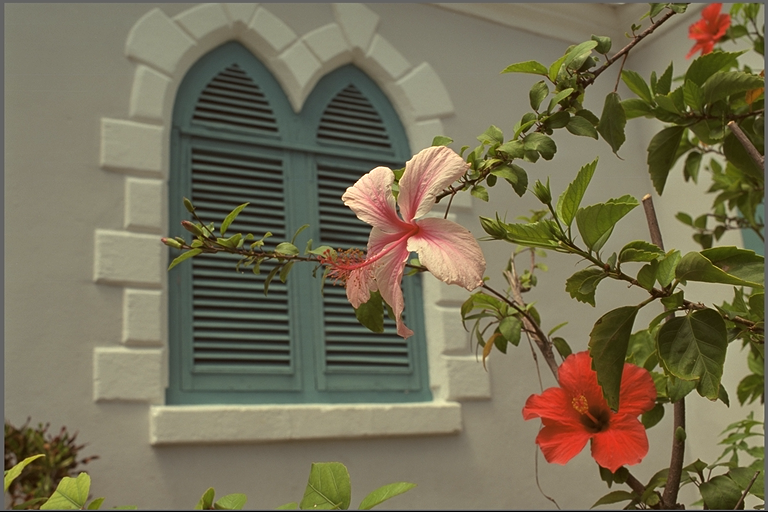
#> input picture HW4/sou1.bmp, 768 x 512 px
$ python 4107056007-04-color-transfer-info.py --source sou1.bmp --target tar1.bmp
#> lines starting #> are read from the running program, lines starting #| are printed output that depends on the picture
import numpy as np
import cv2
import argparse

src_1 = []
tar_1 = []
def color_transfer(source, target, clip=True, preserve_paper=True):
	"""
	Transfers the color distribution from the source to the target
	image using the mean and standard deviations of the L*a*b*
	color space.
	This implementation is (loosely) based on to the "Color Transfer
	between Images" paper by Reinhard et al., 2001.
	Parameters:
	-------
	source: NumPy array
		OpenCV image in BGR color space (the source image)
	target: NumPy array
		OpenCV image in BGR color space (the target image)
	clip: Should components of L*a*b* image be scaled by np.clip before
		converting back to BGR color space?
		If False then components will be min-max scaled appropriately.
		Clipping will keep target image brightness truer to the input.
		Scaling will adjust image brightness to avoid washed out portions
		in the resulting color transfer that can be caused by clipping.
	preserve_paper: Should color transfer strictly follow methodology
		layed out in original paper? The method does not always produce
		aesthetically pleasing results.
		If False then L*a*b* components will scaled using the reciprocal of
		the scaling factor proposed in the paper.  This method seems to produce
		more consistently aesthetically pleasing results
	Returns:
	-------
	transfer: NumPy array
		OpenCV image (w, h, 3) NumPy array (uint8)
	"""
	# convert the images from the RGB to L*ab* color space, being
	# sure to utilizing the floating point data type (note: OpenCV
	# expects floats to be 32-bit, so use that instead of 64-bit)
	source = cv2.cvtColor(source, cv2.COLOR_BGR2LAB).astype("float32")
	target = cv2.cvtColor(target, cv2.COLOR_BGR2LAB).astype("float32")

	# compute color statistics for the source and target images
	src = (lMeanSrc, lStdSrc, aMeanSrc, aStdSrc, bMeanSrc, bStdSrc) = image_stats(source)
	tar = (lMeanTar, lStdTar, aMeanTar, aStdTar, bMeanTar, bStdTar) = image_stats(target)

	#print(src)
	#src
	for i in range(0,len(src)):
		if i%2==0: #偶數
			src_1.append(round(src[i],4))
	for i in range(0,len(src)):
		if i%2==1: #奇數
			src_1.append(round(src[i],4))
	print("src =",src_1)
	#tar
	for i in range(0,len(src)):
		if i%2==0: #偶數
			tar_1.append(round(tar[i],4))
	for i in range(0,len(src)):
		if i%2==1: #奇數
			tar_1.append(round(tar[i],4))
	print("tar =",tar_1)

	#write_file
	'''for i in range(0,len(src_1)):
		f.write(str(src_1[i]))
	for i in tar_1:
		f.write(str(i))'''

	# subtract the means from the target image
	(l, a, b) = cv2.split(target)
	l -= lMeanTar
	a -= aMeanTar
	b -= bMeanTar

	if preserve_paper:
		# scale by the standard deviations using paper proposed factor
		l = (lStdTar / lStdSrc) * l
		a = (aStdTar / aStdSrc) * a
		b = (bStdTar / bStdSrc) * b
	else:
		# scale by the standard deviations using reciprocal of paper proposed factor
		l = (lStdSrc / lStdTar) * l
		a = (aStdSrc / aStdTar) * a
		b = (bStdSrc / bStdTar) * b

	# add in the source mean
	l += lMeanSrc
	a += aMeanSrc
	b += bMeanSrc

	# clip/scale the pixel intensities to [0, 255] if they fall
	# outside this range
	l = _scale_array(l, clip=clip)
	a = _scale_array(a, clip=clip)
	b = _scale_array(b, clip=clip)
	f = open('sideinfodeci.txt', 'a')
	#write_file
	for i in range(0,len(src_1)):
		f.write(str(src_1[i])+'\n')
	for i in tar_1:
		f.write(str(i)+'\n')
	f.close()
	# merge the channels together and convert back to the RGB color
	# space, being sure to utilize the 8-bit unsigned integer data
	# type
	transfer = cv2.merge([l, a, b])
	transfer = cv2.cvtColor(transfer.astype("uint8"), cv2.COLOR_LAB2BGR)
	#print("")
	# return the color transferred image
	return transfer

def image_stats(image):
	"""
	Parameters:
	-------
	image: NumPy array
		OpenCV image in L*a*b* color space
	Returns:
	-------
	Tuple of mean and standard deviations for the L*, a*, and b*
	channels, respectively
	"""
	# compute the mean and standard deviation of each channel
	(l, a, b) = cv2.split(image)
	(lMean, lStd) = (l.mean(), l.std())
	(aMean, aStd) = (a.mean(), a.std())
	(bMean, bStd) = (b.mean(), b.std())

	# return the color statistics
	return (lMean, lStd, aMean, aStd, bMean, bStd)

def _min_max_scale(arr, new_range=(0, 255)):
	"""
	Perform min-max scaling to a NumPy array
	Parameters:
	-------
	arr: NumPy array to be scaled to [new_min, new_max] range
	new_range: tuple of form (min, max) specifying range of
		transformed array
	Returns:
	-------
	NumPy array that has been scaled to be in
	[new_range[0], new_range[1]] range
	"""
	# get array's current min and max
	mn = arr.min()
	mx = arr.max()

	# check if scaling needs to be done to be in new_range
	if mn < new_range[0] or mx > new_range[1]:
		# perform min-max scaling
		scaled = (new_range[1] - new_range[0]) * (arr - mn) / (mx - mn) + new_range[0]
	else:
		# return array if already in range
		scaled = arr

	return scaled

def _scale_array(arr, clip=True):
	"""
	Trim NumPy array values to be in [0, 255] range with option of
	clipping or scaling.
	Parameters:
	-------
	arr: array to be trimmed to [0, 255] range
	clip: should array be scaled by np.clip? if False then input
		array will be min-max scaled to range
		[max([arr.min(), 0]), min([arr.max(), 255])]
	Returns:
	-------
	NumPy array that has been scaled to be in [0, 255] range
	"""
	if clip:
		scaled = np.clip(arr, 0, 255)
	else:
		scale_range = (max([arr.min(), 0]), min([arr.max(), 255]))
		scaled = _min_max_scale(arr, new_range=scale_range)

	return scaled


def show_image(title, image, width = 300):
	# resize the image to have a constant width, just to
	# make displaying the images take up less screen real
	# estate
	r = width / float(image.shape[1])
	dim = (width, int(image.shape[0] * r))
	resized = cv2.resize(image, dim, interpolation = cv2.INTER_AREA)

	# show the resized image
	cv2.imshow(title, resized)

def str2bool(v):
    if v.lower() in ('yes', 'true', 't', 'y', '1'):
        return True
    elif v.lower() in ('no', 'false', 'f', 'n', '0'):
        return False
    else:
        raise argparse.ArgumentTypeError('Boolean value expected.')

# construct the argument parser and parse the arguments
ap = argparse.ArgumentParser()
ap.add_argument("-s", "--source", required = True,
	help = "Path to the source image")
ap.add_argument("-t", "--target", required = True,
	help = "Path to the target image")
ap.add_argument("-c", "--clip", type = str2bool, default = 't',
	help = "Should np.clip scale L*a*b* values before final conversion to BGR? "
		   "Approptiate min-max scaling used if False.")
ap.add_argument("-p", "--preservePaper", type = str2bool, default = 't',
	help = "Should color transfer strictly follow methodology layed out in original paper?")
ap.add_argument("-o", "--output", help = "Path to the output image (optional)")
args = vars(ap.parse_args())

# load the images
source = cv2.imread(args["source"])
#> source is the input picture: shape (512, 768, 3); mean B, G, R 85.4, 110.7, 117.6
target = cv2.imread(args["target"])
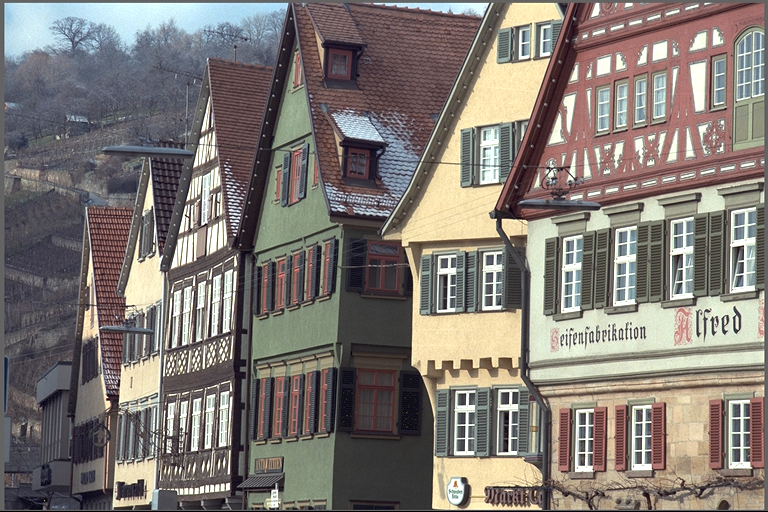
#> input picture HW4/tar1.bmp, 768 x 512 px
#> target is the input picture: shape (512, 768, 3); mean B, G, R 116, 121.1, 128

# transfer the color distribution from the source image
# to the target image
transfer = color_transfer(target, source, clip=args["clip"], preserve_paper=args["preservePaper"])
#> in color_transfer, `source = cv2.cvtColor(source, cv2.COLOR_BGR2LAB).astype("float32")`:
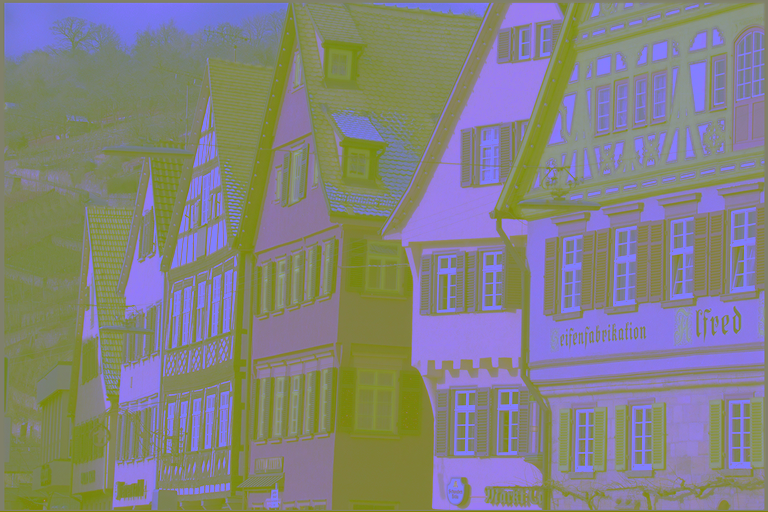
#> source: shape (512, 768, 3) float32; mean of channels 0, 1, 2 128.4, 130.2, 131.5; drawn as B, G, R
#> in color_transfer, `target = cv2.cvtColor(target, cv2.COLOR_BGR2LAB).astype("float32")`:
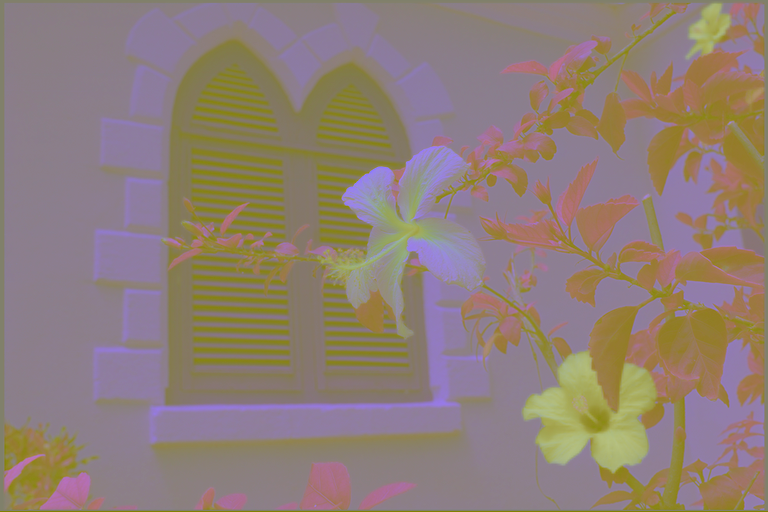
#> target: shape (512, 768, 3) float32; mean of channels 0, 1, 2 118.7, 126.7, 143.3; drawn as B, G, R
#> in image_stats, `(lMean, lStd) = (l.mean(), l.std())`: lMean = 128.3; lStd = 63.87
#> in image_stats, `(aMean, aStd) = (a.mean(), a.std())`: aMean = 130.3; aStd = 6.62
#> in image_stats, `(bMean, bStd) = (b.mean(), b.std())`: bMean = 131.6; bStd = 8.95
#> in color_transfer, `src = (lMeanSrc, lStdSrc, aMeanSrc, aStdSrc, bMeanSrc, bStdSrc) = imag..`: src = (128.3, 63.87, 130.3, 6.62, 131.6, 8.95); lMeanSrc = 128.3; lStdSrc = 63.87; aMeanSrc = 130.3; aStdSrc = 6.62; bMeanSrc = 131.6; bStdSrc = 8.95
#> in color_transfer, `tar = (lMeanTar, lStdTar, aMeanTar, aStdTar, bMeanTar, bStdTar) = imag..`: tar = (118.7, 38.43, 126.7, 10.02, 143.3, 9.95); lMeanTar = 118.7; lStdTar = 38.43; aMeanTar = 126.7; aStdTar = 10.02; bMeanTar = 143.3; bStdTar = 9.95
#> the loop in color_transfer, `for i in range(0,len(src)):` made 6 passes
#> after the loop in color_transfer, `for i in range(0,len(src)):`: src_1 = [128.3, 130.3, 131.6]
#> after the loop in color_transfer, `for i in range(0,len(src)):`: src_1 = [128.3, 130.3, 131.6, 63.87, 6.62, 8.95]
#| src = [128.338, 130.2641, 131.5662, 63.867, 6.6178, 8.9478]
#> after the loop in color_transfer, `for i in range(0,len(src)):`: tar_1 = [118.7, 126.7, 143.3]
#> after the loop in color_transfer, `for i in range(0,len(src)):`: tar_1 = [118.7, 126.7, 143.3, 38.43, 10.02, 9.95]
#| tar = [118.7027, 126.6507, 143.3129, 38.4268, 10.0235, 9.9538]
#> in color_transfer, `b -= bMeanTar`:
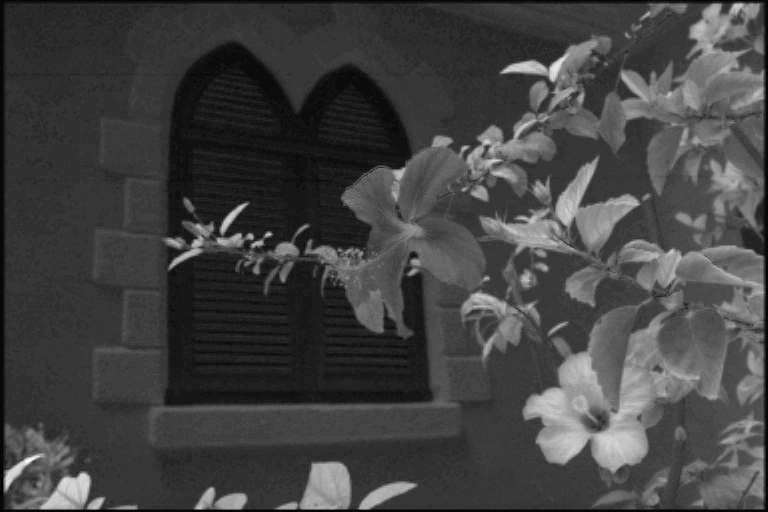
#> b: shape (512, 768) float32; min -17.31, max 48.69, mean 0; drawn with min black and max white
#> in color_transfer, `a += aMeanSrc`:
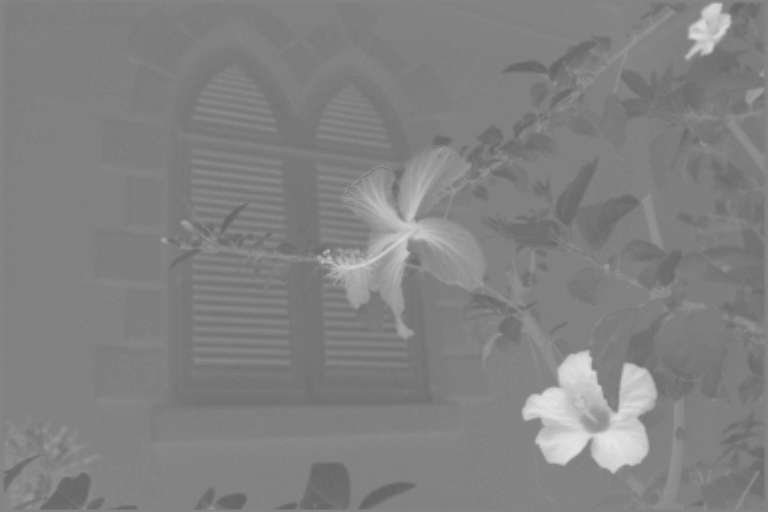
#> a: shape (512, 768) float32; min 100.5, max 229.2, mean 130.3
#> the loop in color_transfer, `for i in range(0,len(src_1)):` made 6 passes
#> the loop in color_transfer, `for i in tar_1:` made 6 passes
#> i on passes 1 to 6: 118.7, 126.7, 143.3, 38.43, 10.02, 9.95
#> in color_transfer, `transfer = cv2.cvtColor(transfer.astype("uint8"), cv2.COLOR_LAB2BGR)`:
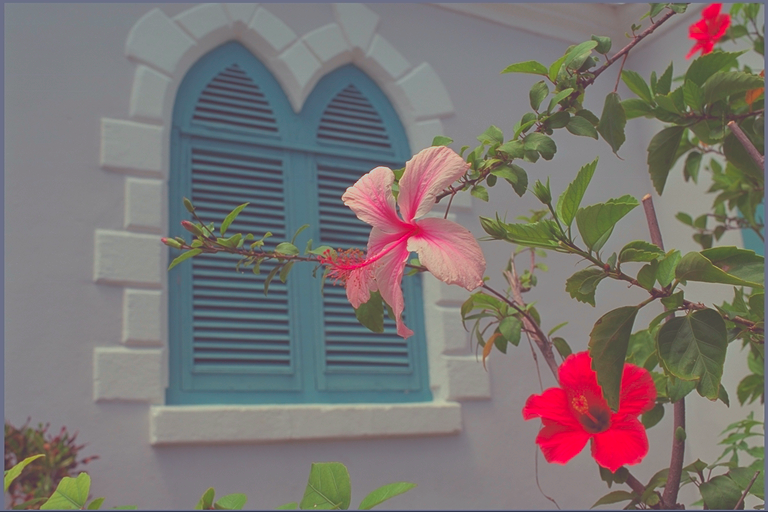
#> transfer: shape (512, 768, 3); mean B, G, R 114.6, 116.7, 122.4
#write_file
'''for i in range(0,len(src_1)):
	f.write(str(src_1[i]))
for i in tar_1:
	f.write(str(i))'''
# check to see if the output image should be saved
if args["output"] is not None:
	cv2.imwrite(args["output"], transfer)


# show the images and wait for a key press
show_image("Source", source)
show_image("Target", target)
#> call 2 of show_image, with title = 'Target', width = 300
#> in show_image (call 2), `resized = cv2.resize(image, dim, interpolation = cv2.INTER_AREA)`:
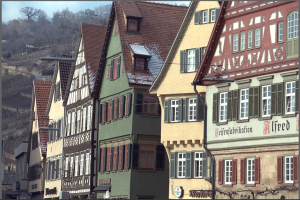
#> resized: shape (200, 300, 3); mean B, G, R 116, 121.1, 128
show_image("Transfer", transfer)
cv2.waitKey(0)
#> (the run stopped early here; a loop or call above may not have finished)
